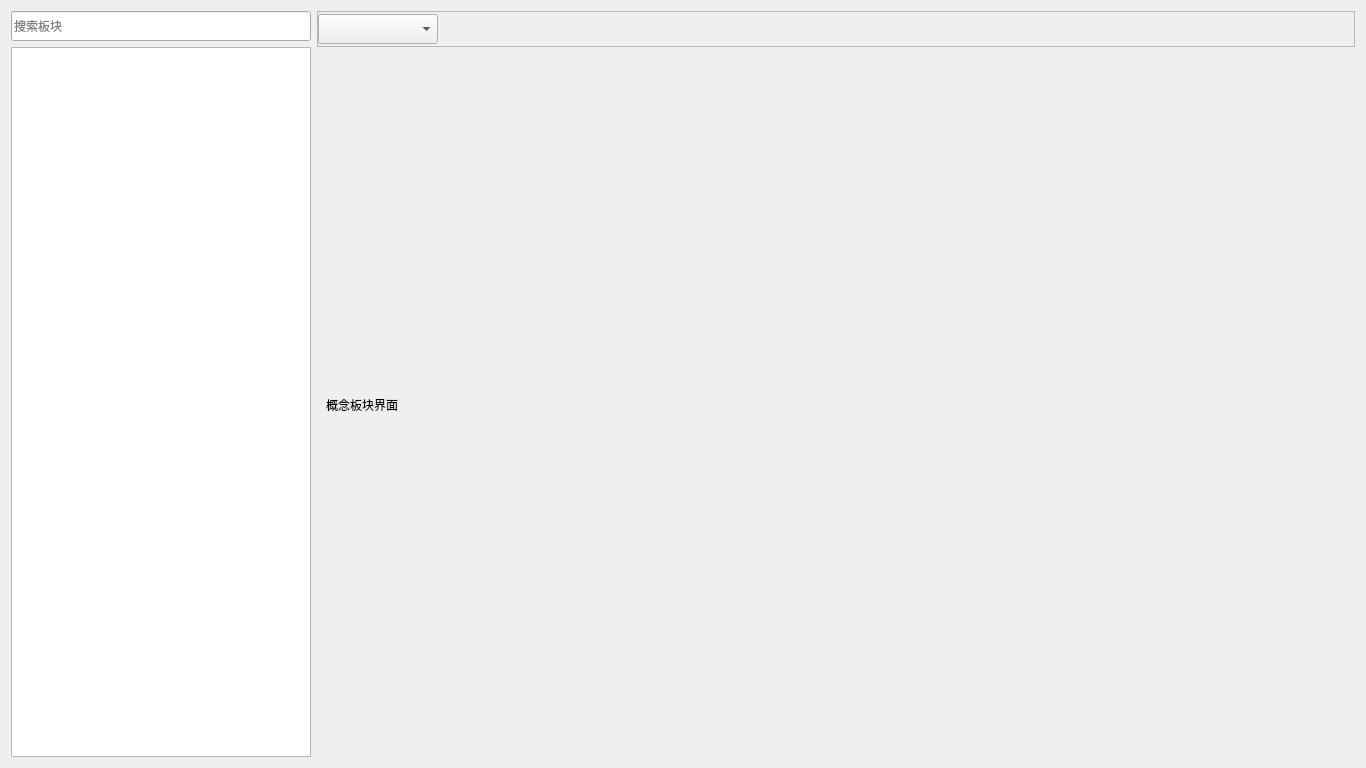
<?xml version="1.0" encoding="UTF-8"?>
<ui version="4.0">
 <class>ConceptBoardWidget</class>
 <widget class="QWidget" name="ConceptBoardWidget">
  <property name="geometry">
   <rect>
    <x>0</x>
    <y>0</y>
    <width>1366</width>
    <height>768</height>
   </rect>
  </property>
  <property name="windowTitle">
   <string>Form</string>
  </property>
  <layout class="QHBoxLayout" name="horizontalLayout_2">
   <item>
    <layout class="QVBoxLayout" name="verticalLayout_2">
     <item>
      <widget class="MOptionLineEdit" name="lineEdit_search">
       <property name="minimumSize">
        <size>
         <width>300</width>
         <height>30</height>
        </size>
       </property>
       <property name="maximumSize">
        <size>
         <width>300</width>
         <height>16777215</height>
        </size>
       </property>
       <property name="placeholderText">
        <string>搜索板块</string>
       </property>
      </widget>
     </item>
     <item>
      <widget class="QListWidget" name="listWidget_card">
       <property name="minimumSize">
        <size>
         <width>300</width>
         <height>0</height>
        </size>
       </property>
       <property name="maximumSize">
        <size>
         <width>300</width>
         <height>16777215</height>
        </size>
       </property>
      </widget>
     </item>
    </layout>
   </item>
   <item>
    <layout class="QVBoxLayout" name="verticalLayout">
     <item>
      <widget class="QFrame" name="frame">
       <property name="minimumSize">
        <size>
         <width>0</width>
         <height>36</height>
        </size>
       </property>
       <property name="maximumSize">
        <size>
         <width>16777215</width>
         <height>36</height>
        </size>
       </property>
       <property name="frameShape">
        <enum>QFrame::StyledPanel</enum>
       </property>
       <property name="frameShadow">
        <enum>QFrame::Raised</enum>
       </property>
       <layout class="QHBoxLayout" name="horizontalLayout">
        <property name="leftMargin">
         <number>0</number>
        </property>
        <property name="topMargin">
         <number>0</number>
        </property>
        <property name="rightMargin">
         <number>0</number>
        </property>
        <property name="bottomMargin">
         <number>0</number>
        </property>
        <item>
         <widget class="QComboBox" name="comboBox_bar_type">
          <property name="minimumSize">
           <size>
            <width>120</width>
            <height>30</height>
           </size>
          </property>
          <property name="maximumSize">
           <size>
            <width>16777215</width>
            <height>30</height>
           </size>
          </property>
         </widget>
        </item>
        <item>
         <spacer name="horizontalSpacer">
          <property name="orientation">
           <enum>Qt::Horizontal</enum>
          </property>
          <property name="sizeHint" stdset="0">
           <size>
            <width>909</width>
            <height>20</height>
           </size>
          </property>
         </spacer>
        </item>
       </layout>
      </widget>
     </item>
     <item>
      <widget class="QWidget" name="widget_view" native="true">
       <layout class="QGridLayout" name="gridLayout">
        <item row="0" column="0">
         <widget class="QLabel" name="label">
          <property name="text">
           <string>概念板块界面</string>
          </property>
         </widget>
        </item>
       </layout>
      </widget>
     </item>
    </layout>
   </item>
  </layout>
 </widget>
 <customwidgets>
  <customwidget>
   <class>MOptionLineEdit</class>
   <extends>QLineEdit</extends>
   <header>MOptionLineEdit</header>
  </customwidget>
 </customwidgets>
 <resources/>
 <connections/>
</ui>
